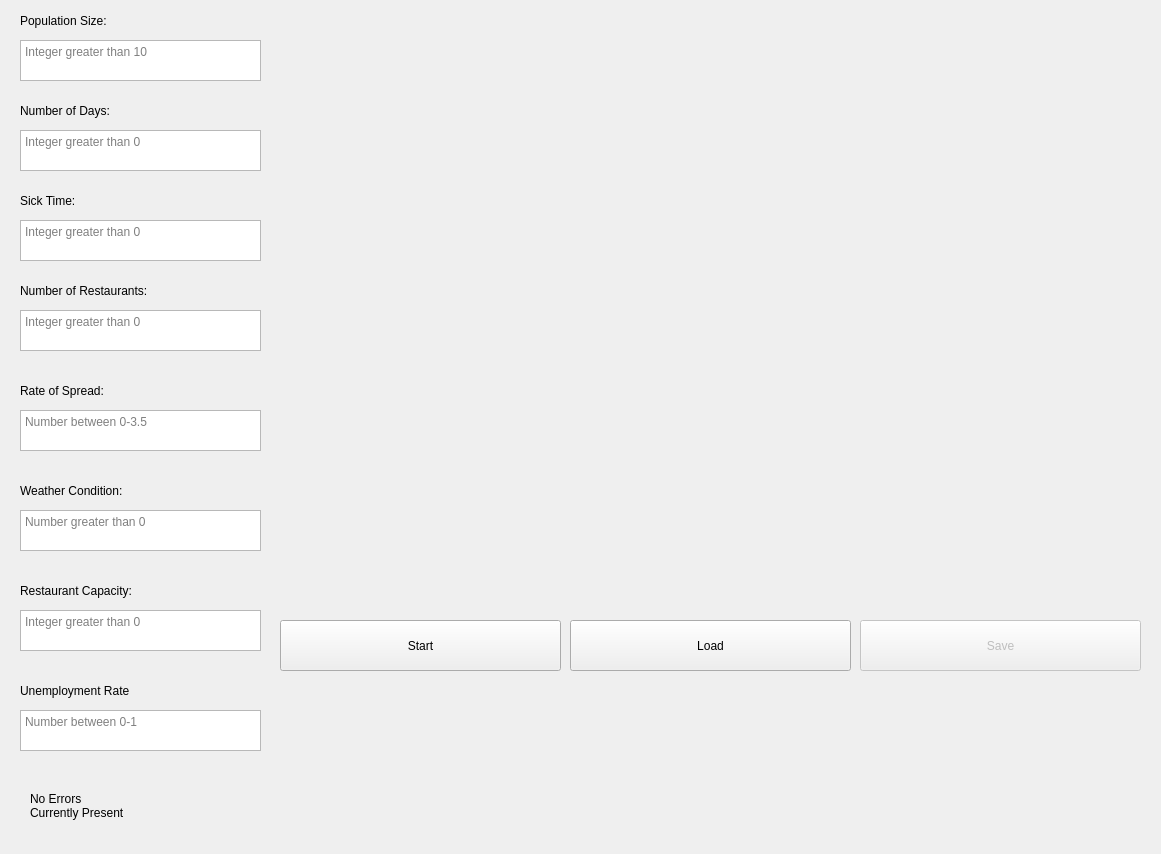
<?xml version="1.0" encoding="UTF-8"?>
<ui version="4.0">
 <class>Main</class>
 <widget class="QMainWindow" name="Main">
  <property name="enabled">
   <bool>true</bool>
  </property>
  <property name="geometry">
   <rect>
    <x>0</x>
    <y>0</y>
    <width>1161</width>
    <height>854</height>
   </rect>
  </property>
  <property name="minimumSize">
   <size>
    <width>1161</width>
    <height>854</height>
   </size>
  </property>
  <property name="maximumSize">
   <size>
    <width>1161</width>
    <height>854</height>
   </size>
  </property>
  <property name="baseSize">
   <size>
    <width>1161</width>
    <height>681</height>
   </size>
  </property>
  <property name="windowTitle">
   <string>Coronavirus Minority Game</string>
  </property>
  <widget class="QWidget" name="centralwidget">
   <property name="enabled">
    <bool>true</bool>
   </property>
   <widget class="QPushButton" name="startButton">
    <property name="geometry">
     <rect>
      <x>280</x>
      <y>620</y>
      <width>281</width>
      <height>51</height>
     </rect>
    </property>
    <property name="text">
     <string>Start</string>
    </property>
   </widget>
   <widget class="QTextEdit" name="popTextEdit">
    <property name="geometry">
     <rect>
      <x>20</x>
      <y>40</y>
      <width>241</width>
      <height>41</height>
     </rect>
    </property>
    <property name="placeholderText">
     <string>Integer greater than 10</string>
    </property>
   </widget>
   <widget class="QTextEdit" name="daysTextEdit">
    <property name="geometry">
     <rect>
      <x>20</x>
      <y>130</y>
      <width>241</width>
      <height>41</height>
     </rect>
    </property>
    <property name="placeholderText">
     <string>Integer greater than 0</string>
    </property>
   </widget>
   <widget class="QTextEdit" name="stimeTextEdit">
    <property name="geometry">
     <rect>
      <x>20</x>
      <y>220</y>
      <width>241</width>
      <height>41</height>
     </rect>
    </property>
    <property name="placeholderText">
     <string>Integer greater than 0</string>
    </property>
   </widget>
   <widget class="QTextEdit" name="norTextEdit">
    <property name="geometry">
     <rect>
      <x>20</x>
      <y>310</y>
      <width>241</width>
      <height>41</height>
     </rect>
    </property>
    <property name="placeholderText">
     <string>Integer greater than 0</string>
    </property>
   </widget>
   <widget class="QLabel" name="popLabel">
    <property name="geometry">
     <rect>
      <x>20</x>
      <y>10</y>
      <width>421</width>
      <height>21</height>
     </rect>
    </property>
    <property name="text">
     <string>Population Size:</string>
    </property>
   </widget>
   <widget class="QLabel" name="daysLabel">
    <property name="geometry">
     <rect>
      <x>20</x>
      <y>100</y>
      <width>421</width>
      <height>21</height>
     </rect>
    </property>
    <property name="text">
     <string>Number of Days:</string>
    </property>
   </widget>
   <widget class="QLabel" name="itimeLabel">
    <property name="geometry">
     <rect>
      <x>20</x>
      <y>190</y>
      <width>421</width>
      <height>21</height>
     </rect>
    </property>
    <property name="text">
     <string>Sick Time:</string>
    </property>
   </widget>
   <widget class="QLabel" name="norLabel">
    <property name="geometry">
     <rect>
      <x>20</x>
      <y>280</y>
      <width>421</width>
      <height>21</height>
     </rect>
    </property>
    <property name="text">
     <string>Number of Restaurants:</string>
    </property>
   </widget>
   <widget class="QPushButton" name="loadButton">
    <property name="enabled">
     <bool>true</bool>
    </property>
    <property name="geometry">
     <rect>
      <x>570</x>
      <y>620</y>
      <width>281</width>
      <height>51</height>
     </rect>
    </property>
    <property name="text">
     <string>Load</string>
    </property>
   </widget>
   <widget class="QPushButton" name="saveButton">
    <property name="enabled">
     <bool>false</bool>
    </property>
    <property name="geometry">
     <rect>
      <x>860</x>
      <y>620</y>
      <width>281</width>
      <height>51</height>
     </rect>
    </property>
    <property name="text">
     <string>Save</string>
    </property>
   </widget>
   <widget class="QLabel" name="outputLabel">
    <property name="geometry">
     <rect>
      <x>280</x>
      <y>10</y>
      <width>861</width>
      <height>601</height>
     </rect>
    </property>
    <property name="text">
     <string/>
    </property>
    <property name="pixmap">
     <pixmap>__pictures__/blank.png</pixmap>
    </property>
    <property name="scaledContents">
     <bool>true</bool>
    </property>
   </widget>
   <widget class="QLabel" name="errorLabel">
    <property name="geometry">
     <rect>
      <x>30</x>
      <y>770</y>
      <width>211</width>
      <height>71</height>
     </rect>
    </property>
    <property name="text">
     <string>No Errors
Currently Present</string>
    </property>
   </widget>
   <widget class="QTextEdit" name="rosTextEdit">
    <property name="geometry">
     <rect>
      <x>20</x>
      <y>410</y>
      <width>241</width>
      <height>41</height>
     </rect>
    </property>
    <property name="placeholderText">
     <string>Number between 0-3.5</string>
    </property>
   </widget>
   <widget class="QLabel" name="rosLabel">
    <property name="geometry">
     <rect>
      <x>20</x>
      <y>380</y>
      <width>421</width>
      <height>21</height>
     </rect>
    </property>
    <property name="text">
     <string>Rate of Spread:</string>
    </property>
   </widget>
   <widget class="QTextEdit" name="weatherTextEdit">
    <property name="geometry">
     <rect>
      <x>20</x>
      <y>510</y>
      <width>241</width>
      <height>41</height>
     </rect>
    </property>
    <property name="placeholderText">
     <string>Number greater than 0</string>
    </property>
   </widget>
   <widget class="QLabel" name="weatherLabel">
    <property name="geometry">
     <rect>
      <x>20</x>
      <y>480</y>
      <width>421</width>
      <height>21</height>
     </rect>
    </property>
    <property name="text">
     <string>Weather Condition:</string>
    </property>
   </widget>
   <widget class="QTextEdit" name="capacityTextEdit">
    <property name="geometry">
     <rect>
      <x>20</x>
      <y>610</y>
      <width>241</width>
      <height>41</height>
     </rect>
    </property>
    <property name="placeholderText">
     <string>Integer greater than 0</string>
    </property>
   </widget>
   <widget class="QLabel" name="capacityLabel">
    <property name="geometry">
     <rect>
      <x>20</x>
      <y>580</y>
      <width>421</width>
      <height>21</height>
     </rect>
    </property>
    <property name="text">
     <string>Restaurant Capacity:</string>
    </property>
   </widget>
   <widget class="QTextEdit" name="urateTextEdit">
    <property name="geometry">
     <rect>
      <x>20</x>
      <y>710</y>
      <width>241</width>
      <height>41</height>
     </rect>
    </property>
    <property name="placeholderText">
     <string>Number between 0-1</string>
    </property>
   </widget>
   <widget class="QLabel" name="urateLabel">
    <property name="geometry">
     <rect>
      <x>20</x>
      <y>680</y>
      <width>421</width>
      <height>21</height>
     </rect>
    </property>
    <property name="text">
     <string>Unemployment Rate</string>
    </property>
   </widget>
  </widget>
 </widget>
 <resources/>
 <connections/>
</ui>
